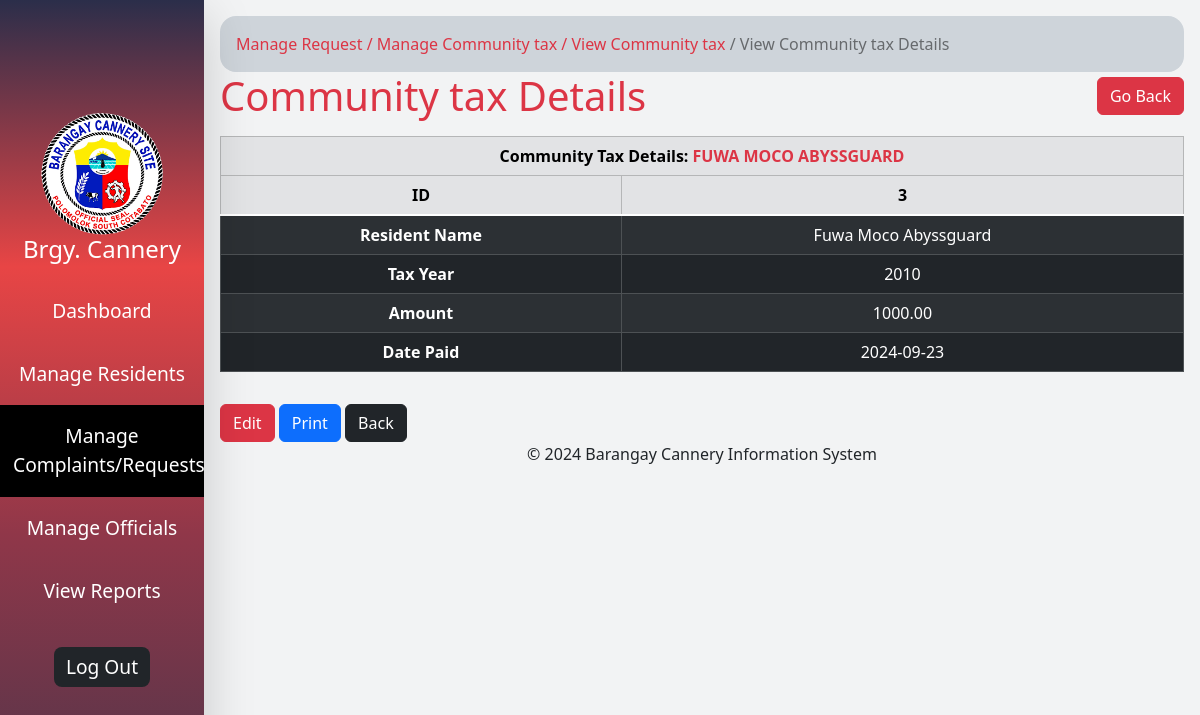
The page /view_community_tax_details.php?id=3 (signed in) on the database its author committed.
### tables this page shows
CREATE TABLE `community_tax` (
  `id` int(11) NOT NULL,
  `resident_name` varchar(100) NOT NULL,
  `tax_year` year(4) NOT NULL,
  `amount` decimal(10,2) NOT NULL,
  `date_paid` date NOT NULL
);

### view_community_tax_details.php (the view, shortened to what this page needs)
<?php require "includes/connection.php";
$id = isset($_GET['id']) ? $_GET['id'] : null;
$sql = "SELECT * FROM community_tax WHERE id=$id";
$result = $conn->query($sql);
$row = mysqli_fetch_assoc($result);
?>
<!DOCTYPE html>
<html lang="en">
<head>
</head>
<body class="d-flex">
  <?php include "includes/sidebar.php" ?>
  <div class="min-vh-100 p-3" style="width: 83%">
    <div class="w-100">
      <div id="directory_link" class="p-3 rounded-4 bg-dark-subtle ">
        <a href="manage_com.php" class="text-danger text-decoration-none">Manage Request</a>
        <a href="manage_community_tax.php" class="text-decoration-none text-danger">/ Manage Community tax</a>
        <a href="view_community_tax.php" class="text-decoration-none text-danger">/ View Community tax</a>
        <a href="view_certificate_details.php" class="text-decoration-none text-black-50">/ View Community tax Details</a>
      </div>
      <div class="d-flex align-items-center justify-content-between  gap-2 w-100">
        <h1 class="m-0 text-danger">Community tax Details</h1>
        <a href="view_community_tax.php" class="btn btn-danger">Go Back</a>
      </div>
      <div class="table-responsive w-100 my-3 " id="main_table">
        <table align="center" cellpadding="10" border="1" class="table table-dark table-striped table-hover table-bordered text-center align-middle">
          <thead class="table-secondary">
            <tr>
              <th colspan="2">Community Tax Details: <span class="text-danger"><?php echo strtoupper($row['resident_name']) ?></span></th>
            </tr>
            <tr>
              <th class="text-nowrap">ID</th>
              <th class="text-nowrap"><?php echo $id ?></th>
            </tr>
          </thead>
          <tbody class="table-group-divider">
            <?php
            echo '<tr class="h-100">';
            echo "<td class='fw-bold'> Resident Name </td>";
            echo "<td> {$row['resident_name']} </td>";
            echo "</tr>";
            echo "<tr>", "<td class='fw-bold'> Tax Year </td>", "<td> {$row['tax_year']} </td>", "</tr>";
            echo "<tr>", "<td class='fw-bold'> Amount </td>", "<td> {$row['amount']} </td>", "</tr>";
            echo "<tr> <td class='fw-bold'> Date Paid </td> <td> {$row['date_paid']} </td> </tr>";
            ?>
          </tbody>
        </table>
      </div>
      <div>
        <a name="" id="" class="btn btn-danger" href="update_community_tax.php?id=<?php echo $id; ?>" role="button">Edit</a>
        <button class="btn btn-primary" OnClick="CallPrint(this.value)" id="printBtn"> Print </button>
        <a name="" id="" class="btn btn-dark" href="view_community_tax.php" role="button">Back</a>
      </div>
    </div>
    <div class="text-center">
      <p>&copy; 2024 Barangay Cannery Information System</p>
    </div>
  </div>
</body>
</html>

### rows shown on the page
community_tax: resident_name "FUWA MOCO ABYSSGUARD", resident_name "Fuwa Moco Abyssguard", tax_year "2010", amount "1000.00", date_paid "2024-09-23"

### other values the page prints
$id "3"
